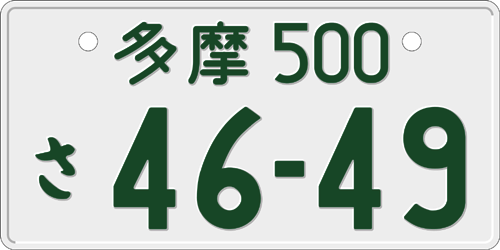
#> input picture number.jpg, 500 x 250 px
$ python main.py
#> lines starting #> are read from the running program, lines starting #| are printed output that depends on the picture; after the words box and inside, x2 and y2 are one past the last pixel; in counts of white or black regions, pixels touching at a corner belong together
import sys
import numpy as np
import cv2
from matplotlib import pyplot as plt
import pyocr
import pyocr.builders
import argparse
from PIL import Image

###########################
# 文字認識するためにパスを通す必要がある
import os
# インストール済みのTesseractへパスを通す
path_tesseract = "C:\\Program Files\\Tesseract-OCR"
if path_tesseract not in os.environ["PATH"].split(os.pathsep):
    os.environ["PATH"] += os.pathsep + path_tesseract
##########################################

img = cv2.imread('./number.jpg')
#> img is the input picture: shape (250, 500, 3); mean B, G, R 194.3, 200.7, 191.3

# 画像を白黒にする
img_gray_cascade = cv2.cvtColor(img, cv2.COLOR_BGR2GRAY)
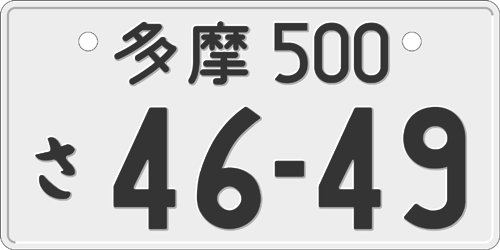
#> img_gray_cascade: shape (250, 500); min 46, max 255, mean 197.1
img_gray = cv2.cvtColor(img_gray_cascade, cv2.COLOR_BGR2RGB)

# ブラシ(ぼかし)をかける
img_blur = cv2.bilateralFilter(img_gray, 11, 17, 17)

# 輪郭を抽出
img_canny = cv2.Canny(img_blur, 30, 200)
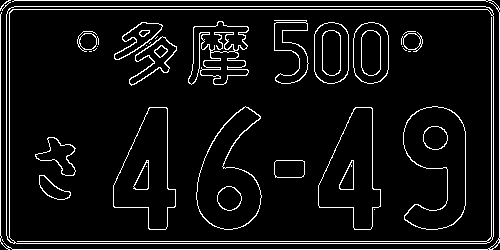
#> img_canny: shape (250, 500); 7.2% white in thin lines or dots


# Numpyは多次元配列の数値計算は早いが各次元のサイズや方がそろっていることが前提。
# VisibleDeprecationWarning: Creating an ndarray from ragged nestedはその非推奨に対するエラー文

# これは全体の輪郭を実施
# contours, img_edge_cascade = cv2.findContours(
#     img_canny, cv2.RETR_EXTERNAL, cv2.CHAIN_APPROX_SIMPLE
# )

# これは画像の輪郭を抽出下部分を実施
contours, img_edge_cascade = cv2.findContours(
    img_canny, cv2.RETR_TREE, cv2.CHAIN_APPROX_SIMPLE)
#> contours = 77 contours, 23 with area under 20; largest, box (x1, y1, x2, y2) and area: (6, 6, 494, 244) 115345, (9, 9, 494, 244) 113171, (403, 106, 466, 230) 5021, (403, 106, 466, 230) 4949, (196, 106, 262, 230) 4686; img_edge_cascade = 77 rows, first 6: [1, -1, -1, -1], [72, 0, 2, -1], [3, -1, -1, 1], [71, 2, 4, 1], [5, -1, -1, 3], [7, 4, 6, 3]

# なぜかエラーが出るので回避
# img_edge_cascade_second = imutils.grab_contours(img_edge_cascade)
# img_edge = sorted(img_edge_cascade_second,
#                   key=cv2.contourArea, reverse=True)[:10]

# ラムダ関数
# 小さい輪郭は誤検出として削除する
contours = list(filter(lambda x: cv2.contourArea(x) > 100, contours))
#> contours = 46 contours; largest, box (x1, y1, x2, y2) and area: (6, 6, 494, 244) 115345, (9, 9, 494, 244) 113171, (403, 106, 466, 230) 5021, (403, 106, 466, 230) 4949, (196, 106, 262, 230) 4686

# 輪郭を描画する。
cv2.drawContours(img, contours, -1, color=(0, 0, 255), thickness=2)
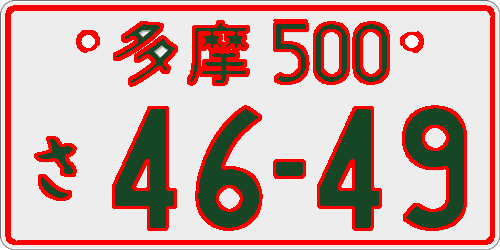
#> img: shape (250, 500, 3); 17.31% of pixels changed, all inside (x1, y1, x2, y2) = (5, 5, 495, 245)

location = None
for contour in contours:
    approx = cv2.approxPolyDP(contour, 10, True)
    if len(approx) == 4:
        location = approx
        break
#> this loop made 1 pass
#> location on pass 1: [[7, 11], [10, 242], [492, 239], [489, 7]]


# mask = np.tile(img_gray.shape, np.uint8(0))
mask = np.zeros(img_gray.shape, np.uint8(0))
new_img = cv2.drawContours(mask, [location], 0, 255, -1)
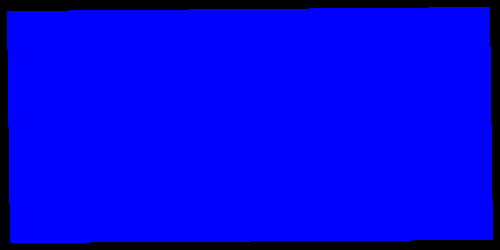
#> new_img: shape (250, 500, 3); mean of channels 0, 1, 2 229.1, 0, 0; drawn as B, G, R
# マスクのサイズと画像のサイズが同じじゃないとエラーを吐く
# new_img = cv2.bitwise_and(img, img, mask=mask)

# 三項だと引数が二個だけだが、maskを見てみると三つ格納されているので引数を三つにしている
(x, y, z) = np.where(mask == 255)
(x1, y1) = (np.min(x), np.min(y))
#> x1 = 7; y1 = 7
(x2, y2) = (np.max(x), np.max(y))
#> x2 = 242; y2 = 492
cropped_img = img_gray[x1:x2+1, y1:y2+1]
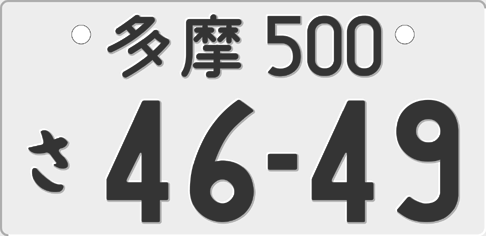
#> cropped_img: shape (236, 486, 3); min 46, max 255, mean 194.6

# WindowsのCuda(easyocr)が動かない(インストールとかなんとかめんどくさい)のでできない
# reader = easyocr.Reader(['ja', 'en'])
# result = reader.readtext(cropped_img)

# ocrで実行
parser = argparse.ArgumentParser(description='tesseract ocr test')
#> (the run stopped early here; a loop or call above may not have finished)
